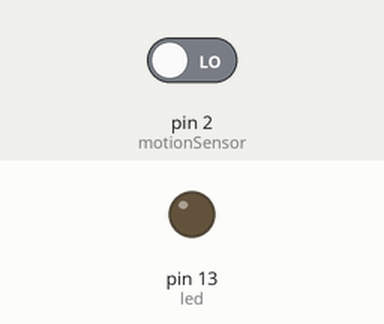
Simulated run of this sketch. Board: Arduino Uno, built with avr-gcc and run on an emulated ATmega328P. On the bench: output pins drawn as LEDs (lit = HIGH). The test bench sets the inputs (shaded band); at power-on: pin 2 (motionSensor) LOW.

Above: at 1.2 s.
1.3 s: pin 2 (motionSensor) driven HIGH
At 1.7 s:
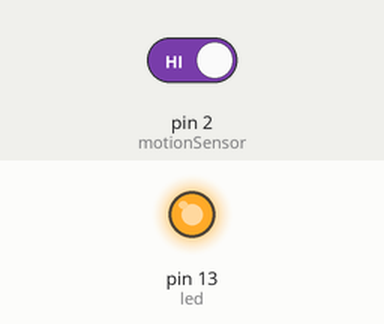
2.9 s: pin 2 (motionSensor) driven LOW
At 4.1 s:
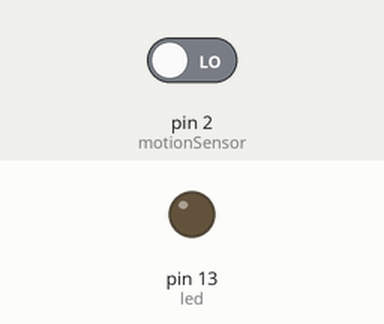
Timing chart, 0 to 5.9 s (numbered marks = the images above; inputs shaded):
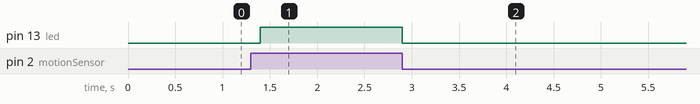

Measured:
- after the input at 1.3 s, pin 13 (led): LOW → HIGH after 0.10 s
- after the input at 2.9 s, pin 13 (led): HIGH → LOW at once

The sketch:

motionsensor.ino
```cpp
int led = 13;                // the pin that the LED is atteched to
int motionSensor = 2;              // the pin that the sensor is atteched to
int val = 0;                 // variable to store the sensor status (value)

void setup() {
  pinMode(led, OUTPUT);      // initalize LED as an output
  pinMode(motionSensor, INPUT);    // initialize sensor as an input
  Serial.begin(9600);        // initialize serial
}

void loop(){
  if (digitalRead(motionSensor) == HIGH) {           // check if the sensor is HIGH
    digitalWrite(led, HIGH);   // turn LED ON
    delay(100);                // delay 100 milliseconds
  }
  else {
      digitalWrite(led, LOW); // turn LED OFF
      delay(200);             // delay 200 milliseconds

  }
}
```
